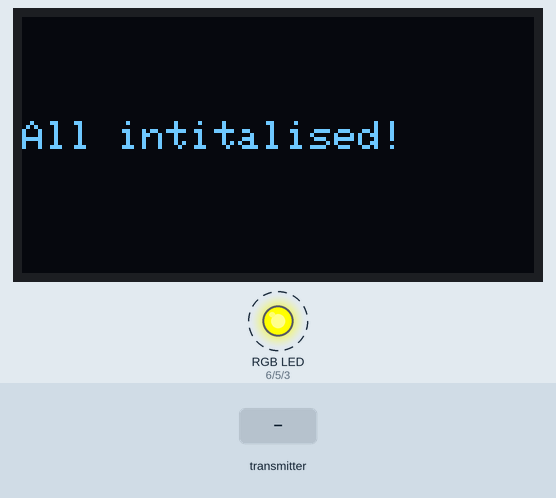
Recording of a sketch running on a simulated Arduino Uno, built with avr-gcc and run on an emulated ATmega328P. Parts: 128×64 one-colour display, an RGB LED mixed from three pins (HIGH = lit). Dashed ring = blinking. The test bench sets the inputs (shaded band). The local clock reads 2024-03-15 10:24:30 at power-on unless the sketch sets it; no radio packets arrive unless stated; what the sketch prints to the serial monitor is not drawn.

Above: at 6.8 s.
6.9 s: the transmitter starts sending temperature = 0
At 8.43 s:
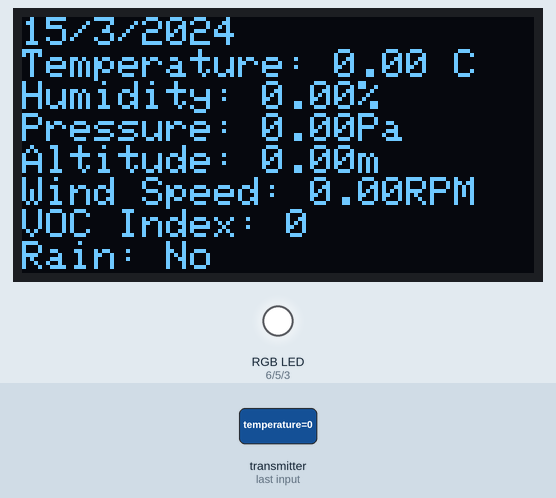
8.9 s: the transmitter starts sending rain = 0
At 11.23 s:
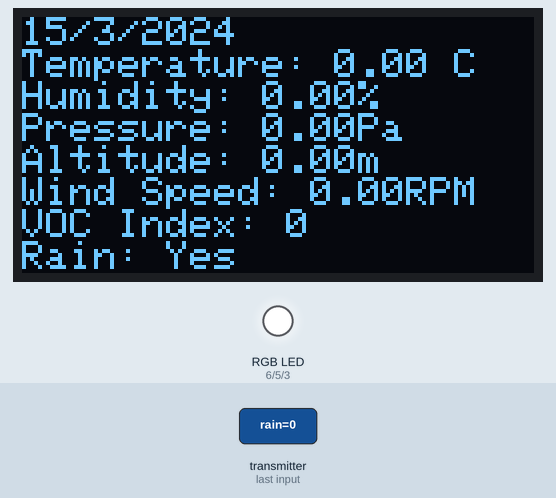
11.9 s: the transmitter starts sending humidity = 25
At 14.03 s:
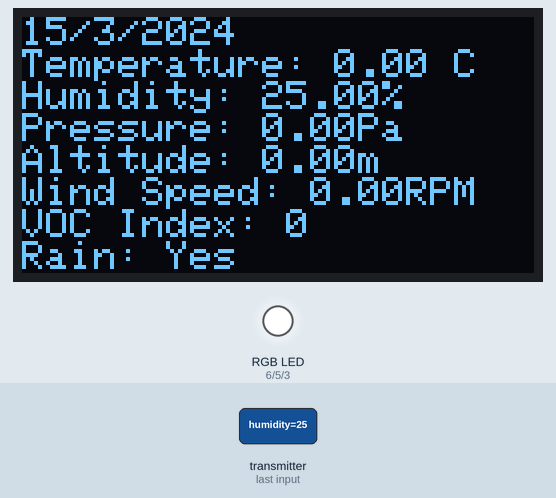
14.9 s: the transmitter starts sending pressure = 1
At 16.82 s:
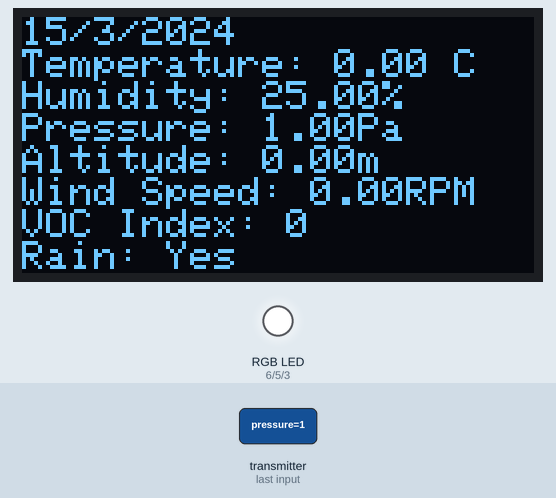
17.9 s: the transmitter starts sending altitude = 25
At 19.62 s:
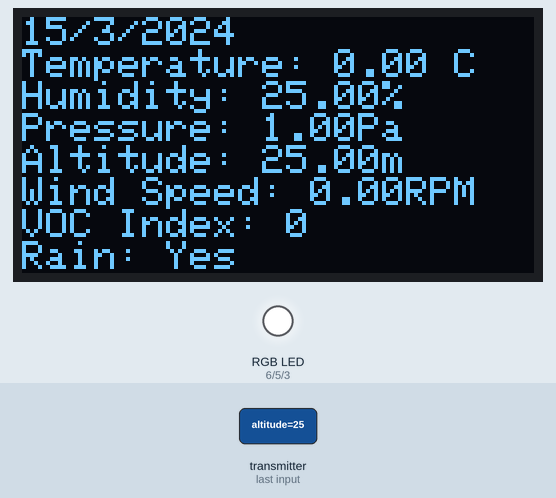
20.9 s: the transmitter starts sending rpm = 25
At 23.73 s:
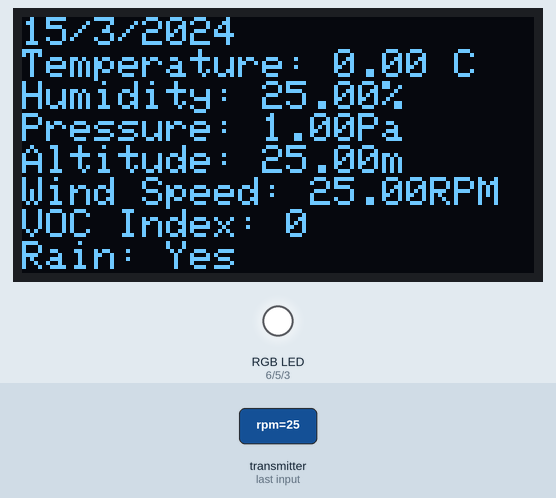
Timing chart, 0 to 24.8 s (numbered marks = the images above; inputs shaded):
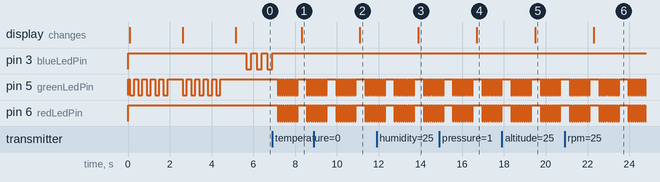

Measured:
- after the input at 6.9 s, pin 3 (blueLedPin): goes on until 6.9 s, then stays HIGH; pin 5 (greenLedPin), pin 6 (redLedPin): goes 9 × (LOW 0.05 s, HIGH 0.05 s), LOW 0.05 s, HIGH 0.45 s, 3 × (LOW 0.05 s, HIGH 0.05 s), then LOW, starting after 0.27 s; the display: changes after 1.4 s (image 1)
- after the input at 8.9 s, the display: changes after 2.2 s (image 2)
- after the input at 11.9 s, the display: changes after 2.0 s (image 3)
- after the input at 14.9 s, the display: changes after 1.8 s (image 4)
- after the input at 17.9 s, the display: changes after 1.6 s (image 5)
- after the input at 20.9 s, the display: changes after 1.4 s (image 6)
- by itself, pin 3 (blueLedPin): alternates HIGH for 0.25 s and LOW for 0.25 s

The sketch:

Experiment_6_Receiver.ino
```cpp
/*
Title: Weather Station Receiver Experiment 6
Programmer: Justin Lam
Date: 21/02/23
Description: Experiment to test RTC, OLED, payload acknowledgement and receiving temperature, humidity, pressure, wind speed, VOC index and if it is raining.
*/

#include <SPI.h>
#include <Wire.h>
#include <nRF24L01.h>
#include <RF24.h>
#include <RTClib.h>
#include <Adafruit_GFX.h>
#include <Adafruit_SSD1306.h>

#define BLINK_COUNT 5
#define SCREEN_WIDTH 128
#define SCREEN_HEIGHT 64
#define OLED_RESET -1
#define OLED_ADDRESS 0x3D

const int CEPin = 7; // nRF24 chip enable pin.
const int CSNPin = 8; // nRF24 chip select pin.
const int redLedPin = 6; // RGB red pin.
const int greenLedPin = 5; // RGB green pin.
const int blueLedPin = 3; // RGB blue pin.
int curSecond = 0;
int prevSecond = 0;
const byte address[6] = "00001";  // Define the address through which the radios will use to communicate.
char days[7][12] = {"Sunday", "Monday", "Tuesday", "Wednesday", "Thursday", "Friday", "Saturday"};
String timeDate = "";
bool ackSuccess = false;

struct dataPackage { // Declaration and definition of a struct that contains the data.
  float temperature = 0.0;
  float humidity = 0.0;
  float pressure = 0.0;
  float altitude = 0.0;
  float rpm = 0.0;
  int index = 0;
  int rain = 1;
};

struct acknowledge { // Declaration and definition of a struct that contains the acknowledge data.
  bool isAck = false;
};

RF24 radio(CEPin, CSNPin); // Declare and initialise the radio where CE and CSN are digital pins 7 and 8 respectively.
RTC_DS3231 clock; // Declare and initialise the DS3231 setting I2C address to 0x68.
Adafruit_SSD1306 OLED(SCREEN_WIDTH, SCREEN_HEIGHT, &Wire, OLED_RESET);
dataPackage data; // Declare the data struct named "data".
DateTime now; // Declare and initialise data object.
acknowledge received; // Declare and intitialise acknowledge struct named "received".

void setup() {
  Serial.begin(9600); // Initialise serial communication.

  // LED Debug Initialisation
  pinMode(redLedPin, OUTPUT);
  pinMode(greenLedPin, OUTPUT);
  pinMode(blueLedPin, OUTPUT);
  digitalWrite(redLedPin, HIGH);
  digitalWrite(greenLedPin, HIGH);
  digitalWrite(blueLedPin, HIGH);

  #ifndef ESP8266
  while (!Serial) { // Check if the serial port has connected.
    Serial.println("Error: failed to start serial communication!");
    blinkLEDDebug(255, 0 , 0, 500, BLINK_COUNT);
  }
  #endif

  // SSD1306 Initialisation
  if (!OLED.begin(SSD1306_SWITCHCAPVCC, OLED_ADDRESS)) { // Check if the OLED display is connected.
    Serial.print("Error: SSD1306 not responding!");
    blinkLEDDebug(255, 0, 0, 500, BLINK_COUNT);
    LEDDebug(255, 0, 0, true);
    while(1);
  }
  else { // After initialisation clear the display buffer.
    OLED.clearDisplay();
    displayText(1, WHITE, 15, 28, "Initialising...");
  }

  // nRF24 Initialisation
  if (!radio.begin()) { // Check if the module is connected to the SPI bus.
    Serial.println("Error: nRF24 radio not responding!");
    Serial.println("Please check wiring and code...");
    displayText(1, WHITE, 0, 28, "nRF24 not responding!");
    blinkLEDDebug(255, 0, 0, 500, BLINK_COUNT);
    LEDDebug(255, 0, 0, true);
    while(1);
  }
  else {
    radio.openReadingPipe(1, address); // Set the address for transmission.
    //radio.setChannel(4);
    radio.setPALevel(RF24_PA_LOW); // Set the amplification of the radio to low.
    radio.enableAckPayload(); // Enable the acknowledgement payload.
    radio.writeAckPayload(1, &received, sizeof(acknowledge)); // Send an acknowledgement packet.
    radio.startListening(); // Start receiving.
    Serial.println("nRF24 Initialised!");
    displayText(1, WHITE, 0, 28, "nRF24 Initialised!");
    blinkLEDDebug(0, 255, 0, 200, BLINK_COUNT);
    delay(500);
  }

  while (!clock.begin()) { // Check if the RTC is connected.
    Serial.println("Error: DS3231 not detected!");
    displayText(1, WHITE, 0, 28, "DS3231 not detected!");
    Serial.flush();
    blinkLEDDebug(255, 0, 0, 500, BLINK_COUNT);
  }

  if (clock.lostPower()) { // Check if the RTC has lost power and reset the time.
    Serial.println("RTC has lost power, resetting the time!");
    displayText(1, WHITE, 0, 20, "RTC has lost power, resetting the time!");
    clock.adjust(DateTime(F(__DATE__), F(__TIME__)));
    blinkLEDDebug(95, 95, 95, 500, BLINK_COUNT);
  }

  Serial.println("DS3231 Initialised!");
  displayText(1, WHITE, 0, 28, "DS3231 Initialised!");
  blinkLEDDebug(0, 255, 0, 200, BLINK_COUNT);
  delay(500);
  displayText(1, WHITE, 0, 26, "All intitalised!");
  delay(500);
}

void loop() {
  if (radio.available()) { // Wait for data transmission.
    radio.read(&data, sizeof(dataPackage)); // Read data received.
    LEDDebug(0, 0, 255, true);
    received.isAck = true; // The receiver has received a data package.
    ackSuccess = radio.writeAckPayload(1, &received, sizeof(acknowledge)); // Return an acknowledgement package.

    if (ackSuccess) { // Check if acknowledgement payload was received.
      blinkLEDDebug(255, 255, 0, 50, 10);
      now = clock.now();
      // Print the time and date data was received on the serial monitor.
      Serial.print("Received at: ");
      timeDate = String(now.hour()) + ':' + String(now.minute()) + ':' + String(now.second()) + ' ' + String(now.day())
        + '/' + String(now.month()) + '/' + String(now.year()) + ' ' + days[now.dayOfTheWeek()];
        Serial.println(timeDate);
        // Print the data on the serial monitor.
        Serial.print("Temperature: ");
        Serial.print(data.temperature);
        //Serial.print(" \xC2\xB0");
        Serial.print("C | Humidity: ");
        Serial.print(data.humidity);
        Serial.print("% | Pressure: ");
        Serial.print(data.pressure);
        Serial.print("Pa | Altitude: ");
        Serial.print(data.altitude);
        Serial.println("m");
        Serial.print("VOC Index: ");
        Serial.print(data.index);
        Serial.print(" | Wind Speed: ");
        Serial.print(data.rpm);
        Serial.print(" RPM | ");

        if (data.rain == 0) { // Print yes if rain sensor returns a logic low.
          Serial.println("Rain: Yes");
        }
        else { // Print no if rain sensor returns a logic high.
          Serial.println("Rain: No");
        }

        // Display the data on the OLED display.
        OLED.clearDisplay();
        OLED.setTextSize(1);
        OLED.setTextColor(WHITE);
        OLED.setCursor(0,0);
        OLED.print(now.day());
        OLED.print('/');
        OLED.print(now.month());
        OLED.print('/');
        OLED.println(now.year());
        OLED.print("Temperature: ");
        OLED.print(data.temperature);
        OLED.println(" C");
        OLED.print("Humidity: ");
        OLED.print(data.humidity);
        OLED.println('%');
        OLED.print("Pressure: ");
        OLED.print(data.pressure);
        OLED.println("Pa");
        OLED.print("Altitude: ");
        OLED.print(data.altitude);
        OLED.println('m');
        OLED.print("Wind Speed: ");
        OLED.print(data.rpm);
        OLED.println("RPM");
        OLED.print("VOC Index: ");
        OLED.println(data.index);

        if (data.rain == 0) {
          OLED.println("Rain: Yes");
        }
        else {
          OLED.println("Rain: No");
        }

        OLED.display();
        delay(250);
    }
    else { // Acknowledgement package failed.
      Serial.println("Error: Payload acknowledgement failed!");
      blinkLEDDebug(255, 0, 0, 100, BLINK_COUNT);
    }

    received.isAck = false; // Reset the acknowledgement status.
  }
  else { // Blink blue while on standby.
    blinkLEDDebug(0, 0, 255, 250, 1);
  }
}

void LEDDebug(int red, int green, int blue, bool status) { // Turn on or off RGB LED and set its colour.
  int redVal = 255 - red;
  int greenVal = 255 - green;
  int blueVal = 255 - blue;

  if (status) {
    analogWrite(redLedPin, redVal);
    analogWrite(greenLedPin, greenVal);
    analogWrite(blueLedPin, blueVal);
  }
  else {
    digitalWrite(redLedPin, HIGH);
    digitalWrite(greenLedPin, HIGH);
    digitalWrite(blueLedPin, HIGH);
  }
}

void blinkLEDDebug(int red, int green, int blue, int time, int count) { // Set RGB LED colour and blink the LED.
  int redVal = 255 - red;
  int greenVal = 255 - green;
  int blueVal = 255 - blue;

  for (int i = 0; i < count; i++) {
    analogWrite(redLedPin, redVal);
    analogWrite(greenLedPin, greenVal);
    analogWrite(blueLedPin, blueVal);
    delay(time);
    digitalWrite(redLedPin, HIGH);
    digitalWrite(greenLedPin, HIGH);
    digitalWrite(blueLedPin, HIGH);
    delay(time);
  }
}

void displayText(uint8_t size, uint16_t colour, uint16_t x, uint16_t y, String text) { // Display a string on the OLED.
  OLED.clearDisplay();
  OLED.setTextColor(colour);
  OLED.setTextSize(size);
  OLED.setCursor(x, y);
  OLED.println(text);
  OLED.display();
}
```
